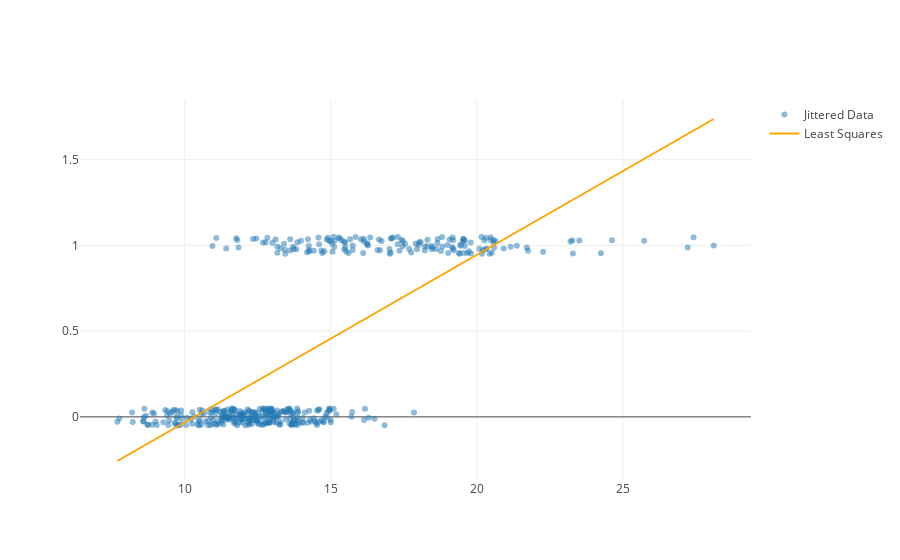

This figure's notebook cell:
### Markdown cell above
# How is our fit?

### Code cell
jitter_y = Y + 0.1*np.random.rand(len(Y)) - 0.05
points = go.Scatter(name="Jittered Data", 
                    x=np.squeeze(X), y = jitter_y, 
                    mode="markers", marker=dict(opacity=0.5))
X_plt = np.linspace(np.min(X), np.max(X), 10)
model_line = go.Scatter(name="Least Squares",
    x=X_plt, y=least_squares_model.predict(X_plt[:,np.newaxis]), 
    mode="lines", line=dict(color="orange"))
py.iplot([points, model_line])

### Figure 1 — Plotly figure (JSON) as saved in the notebook; plotly's stock layout.template omitted (floating-point values rounded to 4 significant figures; data arrays with more than 128 entries replaced by an {"elided": "..."} marker saying what was removed)
{"data": [{"marker": {"opacity": 0.5}, "mode": "markers", "name": "Jittered Data", "type": "scatter", "x": {"elided": "426 float values"}, "y": {"elided": "426 float values"}}, {"line": {"color": "orange"}, "mode": "lines", "name": "Least Squares", "type": "scatter", "x": [7.691, 9.96, 12.23, 14.5, 16.77, 19.03, 21.3, 23.57, 25.84, 28.11], "y": [-0.2571, -0.0356, 0.1859, 0.4075, 0.629, 0.8505, 1.072, 1.294, 1.515, 1.737]}], "layout": {"autosize": true, "xaxis": {"autorange": true, "range": [6.402, 29.4], "type": "linear"}, "yaxis": {"autorange": true, "range": [-0.3679, 1.847], "type": "linear"}}}
